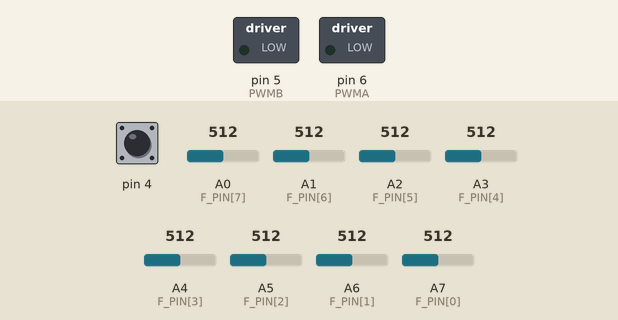
Bench run of a sketch on a simulated Arduino Nano, built with avr-gcc and run on an emulated ATmega328P. On the bench: switched loads named in the sketch (green lamp = pin HIGH). Inputs (shaded band) come from the test bench; at power-on: pin 4 HIGH, A5 (F_PIN[2]) = 512, A0 (F_PIN[7]) = 512, A1 (F_PIN[6]) = 512, A7 (F_PIN[0]) = 512, A6 (F_PIN[1]) = 512, A2 (F_PIN[5]) = 512, A3 (F_PIN[4]) = 512, A4 (F_PIN[3]) = 512.

Above: at 0.8 s.
0.9 s: pin 4 pulled LOW for 0.15 s
At 3.5 s:
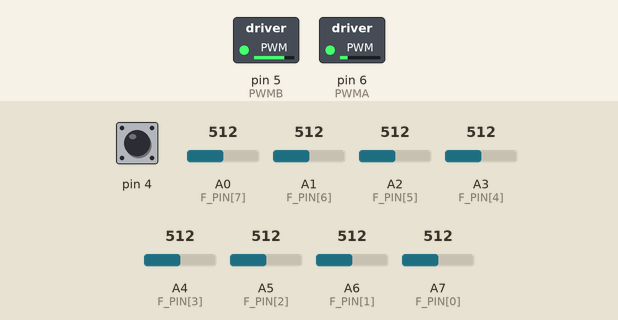
3.8 s: A5 (F_PIN[2]) set to 490
At 5.0 s:
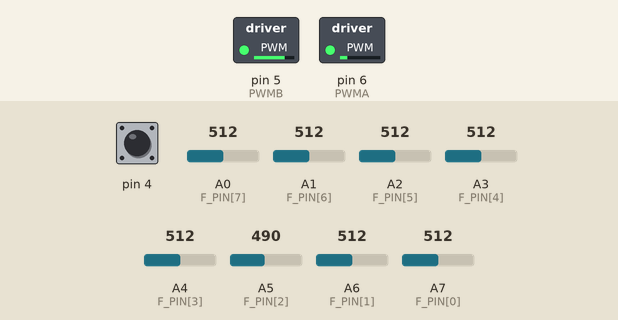
5.3 s: A0 (F_PIN[7]) set to 493
At 6.3 s:
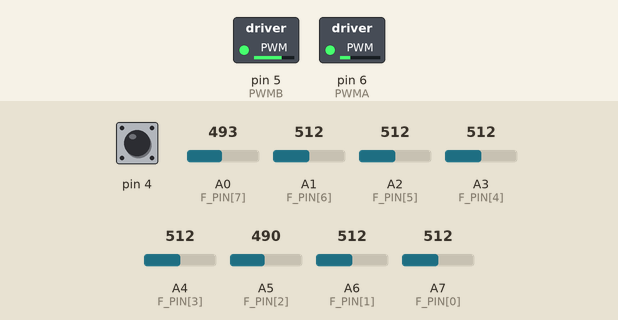
6.8 s: A1 (F_PIN[6]) set to 490
At 7.4 s:
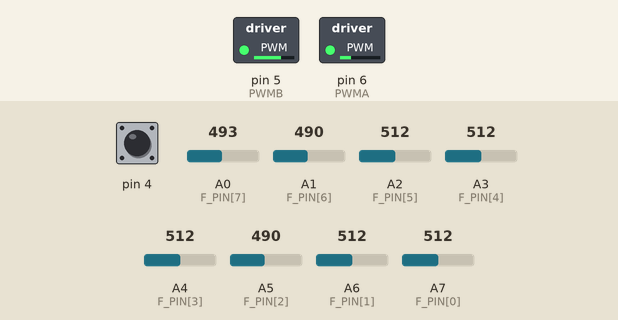
8.3 s: A7 (F_PIN[0]) set to 716
At 8.6 s:
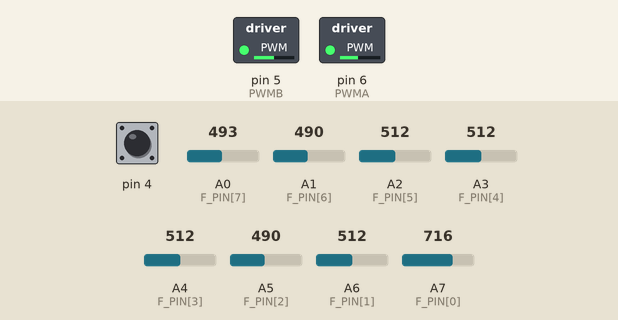
9.8 s: A6 (F_PIN[1]) set to 716
At 10.9 s:
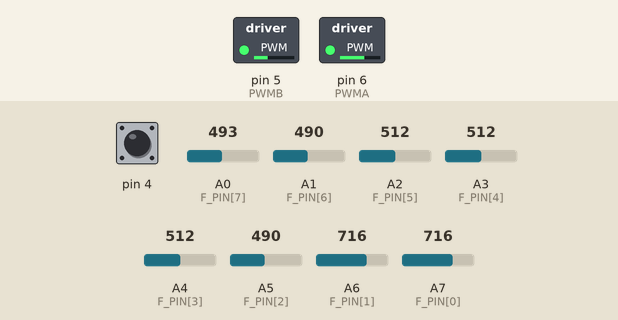
Timing chart, 0 to 12.3 s (numbered marks = the images above; inputs shaded):
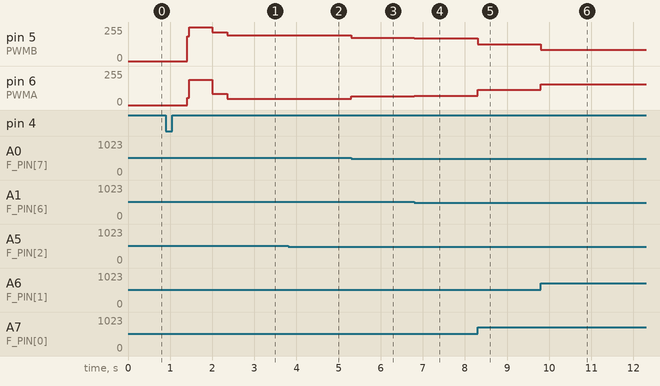

Measured:
- after the input at 0.9 s, pin 5 (PWMB): 0/255 → 255/255 after 0.50 s, → 215/255 0.60 s later, → 192/255 0.35 s later; pin 6 (PWMA): 0/255 → 190/255 after 0.50 s, → 85/255 0.60 s later, → 48/255 0.35 s later
- after the input at 3.8 s, pin 5 (PWMB): 192/255 → 194/255 at once; pin 6 (PWMA): 48/255 → 46/255 at once
- after the input at 5.3 s, pin 5 (PWMB): 194/255 → 176/255 at once; pin 6 (PWMA): 46/255 → 64/255 at once
- after the input at 6.8 s, pin 5 (PWMB): 176/255 → 171/255 at once; pin 6 (PWMA): 64/255 → 69/255 at once
- after the input at 8.3 s, pin 5 (PWMB): 171/255 → 126/255 at once; pin 6 (PWMA): 69/255 → 114/255 at once
- after the input at 9.8 s, pin 5 (PWMB): 126/255 → 86/255 at once; pin 6 (PWMA): 114/255 → 154/255 at once

The sketch:

UnknowRobot_LINE_NANO.ino
```cpp
#define NUM_SENSORS 8  //จำนวนเซนเซอร์
uint8_t F_PIN[NUM_SENSORS] = { A7, A6, A5, A4, A3, A2, A1, A0 };
int F[NUM_SENSORS];
int REF[NUM_SENSORS];
int LastError;
///////////////////////////////////////////////////////////////////////////
int MinValue[NUM_SENSORS] = {57,52,47,39,50,50,57,51};
int MaxValue[NUM_SENSORS] = {834,675,639,603,783,650,656,534};
///////////////////////////////////////////////////////////////////////////

void setup() {
  Serial.begin(9600);
  digitalWrite(8, HIGH);
  pinMode(4, INPUT_PULLUP);
  // while(1){
  //   Serial.println(digitalRead(4));
  //   delay(50);
  // }


  OK();
  AutoRef();
  delay(500);
  //  SerialF();
  //  SerialCalibrate();
  //  ShowCalibrate();

  // Motor(100, -100);
  // delay(1000);
  // MotorStop();


  // TrackCross(100, 0.05, 0.5, 'r');
  // TrackCross(100, 0.05, 0.5, 'l');
  // TrackCross(100, 0.05, 0.5, 'r');
  // TrackCross(100, 0.05, 0.5, 'p');
  // TrackCross(100, 0.05, 0.5, 's');

  // TrackCross(120, 0.08, 0.9, 'p');
  // TrackCross(120, 0.05, 0.5, 's');
  // TrackCross(120, 0.05, 0.5, 'l');

  // ;


  TrackTime(120, 0.09, 0.5, 50);
  TrackTime(255, 0.09, 0.5, 550);
  TrackTime(150, 0.09, 0.5, 350);
  // TrackTime(255, 0.05, 0.5, 300);
  // TrackTime(120, 0.17, 0.8, 450);
  // TrackTime(255, 0.05, 0.5, 100);
  // TrackTime(120, 0.17, 0.8, 550);
  // TrackTime(250, 0.05, 0.5, 210);
  // TrackTime(140, 0.17, 0.8, 600);
  // TrackTime(230, 0.05, 0.5, 100);
  // TrackCross(120, 0.17, 0.8, 'r');
  // TrackCross(120, 0.17, 0.8, 'r');
  // TrackCross(120, 0.17, 0.8, 'l');
  // TrackTime(250, 0.05, 0.5, 150);
  // TrackTime(140, 0.17, 0.8, 600);
  // TrackTime(255, 0.05, 0.5, 100);
  // TrackCross(120, 0.18, 0.8, 'l');
  // TrackTime(255, 0.05, 0.5, 130);
  // TrackTime(120, 0.17, 0.8, 550);

  // TrackTime(120, 0.15, 0.8, 50);
  // TrackTime(255, 0.05, 0.6, 750);
  // TrackTime(120, 0.18, 0.8, 550);
  // TrackTime(255, 0.05, 0.5, 320);
  // TrackTime(120, 0.17, 0.8, 450);
  // TrackTime(255, 0.05, 0.5, 100);
  // TrackTime(120, 0.17, 0.8, 550);
  // TrackTime(250, 0.05, 0.5, 210);
  // TrackTime(140, 0.17, 0.8, 600);
  // TrackTime(230, 0.05, 0.5, 100);
  // TrackCross(120, 0.17, 0.8, 'r');
  // TrackCross(120, 0.17, 0.8, 'r');
  // TrackCross(120, 0.17, 0.8, 'l');
  // TrackTime(250, 0.05, 0.5, 150);
  // TrackTime(140, 0.17, 0.8, 600);
  // TrackTime(255, 0.05, 0.5, 100);
  // TrackCross(120, 0.18, 0.8, 'l');
  // TrackTime(255, 0.05, 0.5, 130);
  // TrackTime(120, 0.17, 0.8, 550);
  // TrackTime(255, 0.05, 0.5, 130);
  // TrackTime(120, 0.17, 0.8, 450);
  // TrackTime(255, 0.05, 0.5, 300);


}

void loop() {
  TrackTime(120, 0.1, 0.5, 700);
  // MotorStop();
}
```

MotorControl.ino
```cpp
#define PWMA 6   //PWM Motor 1
#define AIN1 10  //Direction Motor 1
#define AIN2 9   //Direction2 Motor 1

#define PWMB 5   //PWM Motor 2
#define BIN1 11  //Direction Motor2
#define BIN2 7   //Direction2 Motor2

void Motor1(int speedmotor1) {  // Control Motor 1
  bool dir1 = (speedmotor1 >= 0 ? true : false);
  speedmotor1 = abs(speedmotor1);
  if (speedmotor1 > 255) {
    speedmotor1 = 255;
  }
  digitalWrite(AIN1, dir1);
  digitalWrite(AIN2, !dir1);
  analogWrite(PWMA, speedmotor1);
}

void Motor2(int speedmotor2) {  // Control Motor 2
  bool dir2 = (speedmotor2 >= 0 ? true : false);
  speedmotor2 = abs(speedmotor2);
  if (speedmotor2 > 255) {
    speedmotor2 = 255;
  }
  digitalWrite(BIN1, dir2);
  digitalWrite(BIN2, !dir2);
  analogWrite(PWMB, speedmotor2);
}

void Motor(int LeftSpd, int RightSpd) {
  Motor1(LeftSpd);
  Motor2(RightSpd);
}

void MotorStop() {
  analogWrite(PWMA, 0);
  analogWrite(PWMB, 0);
  delay(10);
}
```

PID.ino
```cpp
int readPosition(int Track, int noise) { //อ่านค่า Position
  unsigned char i, online = 0;
  unsigned long avg = 0;
  unsigned int sum = 0;
  static int last_value = 0;
  ReadCalibrate();
  for (i = 0; i < NUM_SENSORS; i++) {
    int values = F[i];
    if (values > Track) {
      online = 1;
    }
    if (values > noise) {
      avg += (long)(values) * (i * 1000);
      sum += values;
    }
  }
  if (!online) {
    if (last_value < (NUM_SENSORS - 1) * 1000 / 2) {
      return 0;
    } else {
      return (NUM_SENSORS - 1) * 1000;
    }
  }
  last_value = avg / sum;
  return last_value;
}

void PID(int Speed, float Kp, float Kd) {  // คำสั่ง PID
  int Pos = readPosition(250, 50);
  int Error = Pos - 3500;
  int PID_Value = (Kp * Error) + (Kd * (Error - LastError));
  LastError = Error;
  int LeftPower = Speed + PID_Value;
  int RightPower = Speed - PID_Value;
  if (LeftPower > 255) LeftPower = 255;
  if (LeftPower < 0) LeftPower = -100;
  if (RightPower > 255) RightPower = 255;
  if (RightPower < 0) RightPower = -100;
  Motor(LeftPower, RightPower);
}

void TrackCross(int Speed, float Kp, float Kd, char select) { // PID เช็คแยก
  while (1) {
    PID(Speed, Kp, Kd);
    ReadCalibrate();
    if (F[1] > 550 && F[6] > 550) {
    break;
  }
}

if (select == 's') {
    MotorStop();
  } else if (select == 'p') {
    Motor(Speed, Speed);
    delay(100);
  } else if (select == 'l') {
    TurnLeft();
  } else if (select == 'r') {
    TurnRight();
  }
}

void TrackTime(int Speed, float Kp , float Kd, int TotalTime) { // Trackเส้นตามเวลาที่กำหนด
  unsigned long StartTime = millis();
  unsigned long EndTime   = StartTime + TotalTime;
  while (millis() <= EndTime) {
    PID(Speed, Kp, Kd);
  }
}
```

Sensor.ino
```cpp
void ReadSensor() {  //ค่าดิบ
  for (int _sensor = 0; _sensor < NUM_SENSORS; _sensor++) {
    F[_sensor] = analogRead(F_PIN[_sensor]);
  }
}

void ReadCalibrate() {  //ค่าที่ Calibrate แล้ว
  ReadSensor();
  for (int i = 0; i < NUM_SENSORS; i++) {
    unsigned int calmin, calmax;
    long x = 0;
    calmax = MinValue[i];
    calmin = MaxValue[i];
    x = map(F[i], calmin, calmax, 0, 1000);
    if (x < 0) x = 0;
    if (x > 1000) x = 1000;
    F[i] = x;
  }
}


void CalibrateSensor(int pauseTime, int samples) {
  for (int i = 0; i < NUM_SENSORS; i++) {
    MinValue[i] = 1023;
    MaxValue[i] = 0;
  }
  for (int startSamp = 0; startSamp <= samples; startSamp++) {
    ReadSensor();
    for (int i = 0; i < NUM_SENSORS; i++) {
      MinValue[i] = (F[i] <= MinValue[i] ? F[i] : MinValue[i]);
      MaxValue[i] = (F[i] >= MaxValue[i] ? F[i] : MaxValue[i]);
    }
    delay(pauseTime);
  }
}

void ShowCalibrate() {  // Calibrate ค่าแสง
  Serial.println("Press OK to Start Calibrate Sensor");
  OK();
  Serial.println("Calibrating...");
  CalibrateSensor(20, 250);
  Serial.println("Finish");
  Serial.println("  ");

  Serial.print("int MinValue[NUM_SENSORS] = {");
  for (int i = 0; i < NUM_SENSORS; i++) {
    Serial.print(MinValue[i]);
    if (i < NUM_SENSORS - 1) Serial.print(",");
    else Serial.println("};");
  }

  Serial.print("int MaxValue[NUM_SENSORS] = {");
  for (int i = 0; i < NUM_SENSORS; i++) {
    Serial.print(MaxValue[i]);
    if (i < NUM_SENSORS - 1) Serial.print(",");
    else Serial.println("};");
  }
  while (1)
    ;
}


void SerialF() {
  while (1) {
    ReadSensor();
    for (int _serialF = 0; _serialF < NUM_SENSORS; _serialF++) {
      Serial.print(F[_serialF]);
      Serial.print("\t");
    }
    Serial.println("");
    delay(50);
  }
}

void SerialCalibrate() {
  while (1) {
    ReadCalibrate();
    for (int _serialF = 0; _serialF < NUM_SENSORS; _serialF++) {
      Serial.print(F[_serialF]);
      Serial.print("\t");
    }
    Serial.println("");
    delay(50);
  }
}

void AutoRef() {
  for (int i = 0; i < NUM_SENSORS; i++) {
    REF[i] = (MinValue[i] + MaxValue[i]) / 2;
  }
}


void OK() {
  while (1) {
    if (digitalRead(4) == 0){
      break;
    }
  }
}
```

Turn.ino
```cpp
void TurnLeft() { // เลี้ยวซ้าย
  Motor(-120, 120); delay(90);
  while (1) {
    Motor(-120, 120);
    ReadCalibrate();
    if (F[1] >= 500) {
      Motor(120, -120); delay(2);
      MotorStop();
      break;
    }
  }
}

void TurnRight() { // เลี้ยวขวา
  Motor(120, -120); delay(90);
  while (1) {
    Motor(120, -120);
    ReadCalibrate();
    if (F[6] >= 500) {
      Motor(-120, 120); delay(2);
      MotorStop();
      break;
    }
  }
}
```
